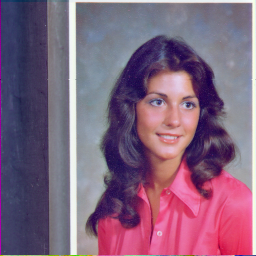
#> input picture Unidad_2/female.tiff, 256 x 256 px
$ python ej6.py
#> lines starting #> are read from the running program, lines starting #| are printed output that depends on the picture
# Realice operaciones aritméticas usando dos imágenes. Las imágenes deben
# tener la misma dimensión para poder operar.

import matplotlib.pyplot as plt
from skimage.io import imread
import numpy as np
import tkinter as tk
from tkinter import filedialog

def plot_img(img, num_plot, title):
    '''
    Plot de imagen
    '''
    plt.subplot(num_plot)
    plt.imshow(img)
    plt.title(title)

def file_read():
    file_path = filedialog.askopenfilename()
#> the answer given: female.tiff
    return file_path


try:
    # Busco imagen y obtengo su ruta
    root = tk.Tk()
    root.withdraw()
    img1 = imread(file_read()) # Female
#> img1 is the input picture: shape (256, 256, 3); mean R, G, B 129.2, 99.3, 125.2
    img2 = imread(file_read()) # Tree
#> the answer given: tree.tiff
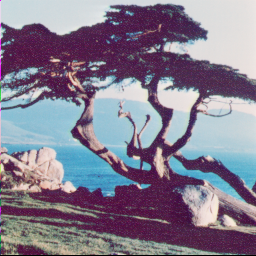
#> input picture Unidad_2/tree.tiff, 256 x 256 px
#> img2 is the input picture: shape (256, 256, 3); mean R, G, B 132.2, 124.9, 143.3

    suma = img1 + img2
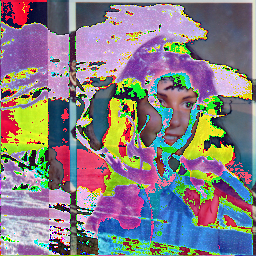
#> suma: shape (256, 256, 3); mean R, G, B 134.7, 126.3, 133
    resta = img1 - img2
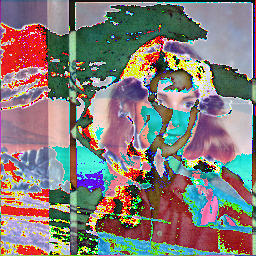
#> resta: shape (256, 256, 3); mean R, G, B 132.4, 124, 120.8
    multip = (img1 * img2).astype(np.uint8)
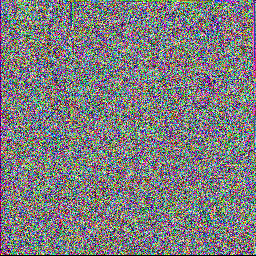
#> multip: shape (256, 256, 3); mean R, G, B 125, 124.6, 126.2
    comb = (img1 * 0.3 + img2 * 0.7).astype(np.uint8)
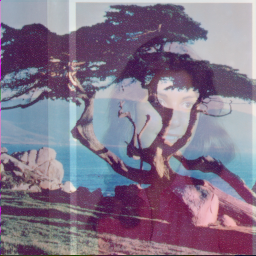
#> comb: shape (256, 256, 3); mean R, G, B 130.8, 116.7, 137.4

    plot_img(img1, 231, 'Mujer')
    plot_img(img2, 232, 'Árbol')
    plot_img(suma, 233, 'Suma')
    plot_img(resta, 234, 'Resta')
    plot_img(multip, 235, 'Multiplicación')
    plot_img(comb, 236, 'Combinación')

    plt.show()
except:
    print('Cerraste la ventana!')

print('👋🏽')
root.destroy()
